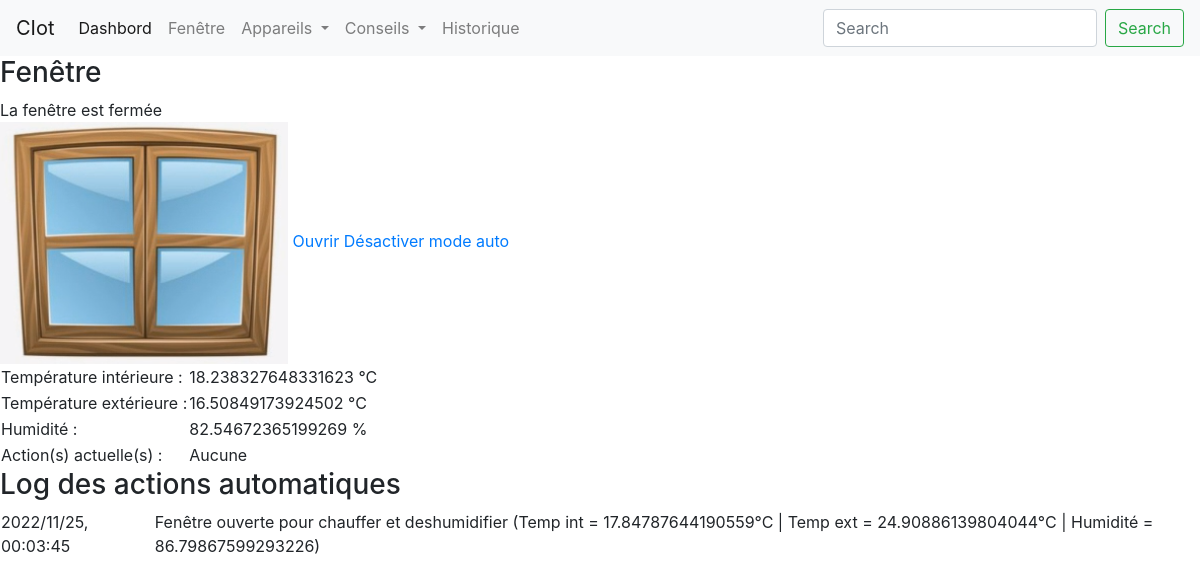
The page /window/ on the database its author committed.
### app/models.py (models this page shows, shortened)
class WindowLog(db.Model):
    __tablename__ = "window_log"
    id = db.Column(db.Integer, primary_key=True, autoincrement=True)
    action = db.Column(db.String, nullable=False)
    datetime = db.Column(db.DateTime, nullable=False)
    def get_serializable_action(self):
        return {"datetime":self.datetime.strftime("%Y/%m/%d, %H:%M:%S"), "action":self.action}

### app/routes.py (the view)
@app.route("/window/")
def window(state=False):
    temp_in, temp_out, hum = w.get_measures()
    current_state = w.repr_state()
    is_open = w.get_is_open()
    mode = w.mode_auto
    with app.app_context():
        log = list(map(lambda x: x.get_serializable_action(), list(WindowLog.query.all())))
    return render_template("windows.html", temp_in=temp_in, temp_out=temp_out, hum=hum, state=current_state, is_open=is_open, mode_auto=mode, log=log)

### sensors/window/Window.py (called while the page is built)
    def get_is_open(self):
        return self.is_open

    def get_measures(self):
        return self.temp_in, self.temp_out, self.humidity

    def repr_state(self):
        if len(self.state) == 0 :
            return "Aucune"
        repr = self.state[0]
        for i in range(len(self.state)-1):
            repr = repr + " et " + self.state[i+1]
        return repr

### app/templates/windows.html (shortened to what this page needs)
{% extends "index.html" %}
{% block content %}
<head>
</head>
<body>
<div class="">
    <div>
        <h3>Fenêtre</h3>
        {% if is_open %}
            <span id="window_info">La fenêtre est ouverte</span><br>
            <img id="window_img" src= "../static/image/window_open.png" alt="open"/>
            <a id="open" href="/close/">Fermer</a>
        {% else %}
            <span id="window_info">La fenêtre est fermée</span><br>
            <img id="window_img" src= "../static/image/window_close.png" alt="closed"/>
            <a id="open" href="/open/">Ouvrir</a>
        {% endif %}
        <a id="auto" href="/mode/">
            {% if mode_auto %}Désactiver mode auto{% else %}Activer mode auto{% endif %}
        </a>
    </div>
    <div>
        <table id="measures">
            <tr>
                <td>Température intérieure : </td>
                <td>{{temp_in}} °C</td>
            </tr>
            <tr>
                <td>Température extérieure : </td>
                <td>{{temp_out}} °C</td>
            </tr>
            <tr>
                <td>Humidité : </td>
                <td>{{hum}} %</td>
            </tr>
            <tr>
                <td>Action(s) actuelle(s) : </td>
                <td>{{state}}</td>
            </tr>
        </table>
    </div>
    <div>
        <h3>Log des actions automatiques</h3>
        <table id="log">
            {% for action in log %}
            <tr>
                <td>{{action["datetime"]}}</td>
                <td>{{action["action"]}}</td>
            </tr>
            {% endfor %}
        </table>
    </div>
</div>
</body>
{% endblock %}

### app/templates/index.html (shortened to what this page needs)
<!DOCTYPE html>
<html lang="en">
<head>
    <link rel="stylesheet" href="https://stackpath.bootstrapcdn.com/bootstrap/4.4.1/css/bootstrap.min.css"
>
</head>
<body>
    <nav class="navbar navbar-expand-lg navbar-light bg-light">
        <a class="navbar-brand" href="#">CIot</a>
        <div class="collapse navbar-collapse" id="navbarSupportedContent">
            <ul class="navbar-nav mr-auto">
                <li class="nav-item active">
                    <a class="nav-link" href="/">Dashbord <span class="sr-only">(current)</span></a>
                </li>
                <li class="nav-item">
                    <a class="nav-link" href="/window">Fenêtre</a>
                </li>
                <li class="nav-item dropdown">
                    <a class="nav-link dropdown-toggle" href="#" id="navbarDropdown" role="button" data-toggle="dropdown"
                       aria-haspopup="true" aria-expanded="false">
                        Appareils
                    </a>
                </li>
                <li class="nav-item dropdown">
                    <a class="nav-link dropdown-toggle" href="#" id="navbarDropdown" role="button" data-toggle="dropdown"
                       aria-haspopup="true" aria-expanded="false">
                        Conseils
                    </a>
                </li>
                <li class="nav-item">
                    <a class="nav-link " href="/energy_history">Historique</a>
                </li>
            </ul>
            <form class="form-inline my-2 my-lg-0">
                <input class="form-control mr-sm-2" type="search" placeholder="Search" aria-label="Search">
                <button class="btn btn-outline-success my-2 my-sm-0" type="submit">Search</button>
            </form>
        </div>
    </nav>
    {% block content %}
    {% endblock %}
</body>

### rows shown on the page
WindowLog: datetime "2022/11/25, 00:03:45", action "Fenêtre ouverte pour chauffer et deshumidifier (Temp int = 17.84787644190559°C | Temp ext = 24.90886139804044°C | Humidité = 86.79867599293226)"

### other values the page prints
{{ temp_in }} "18.238327648331623"
{{ temp_out }} "16.50849173924502"
{{ hum }} "82.54672365199269"
{{ state }} "Aucune"
